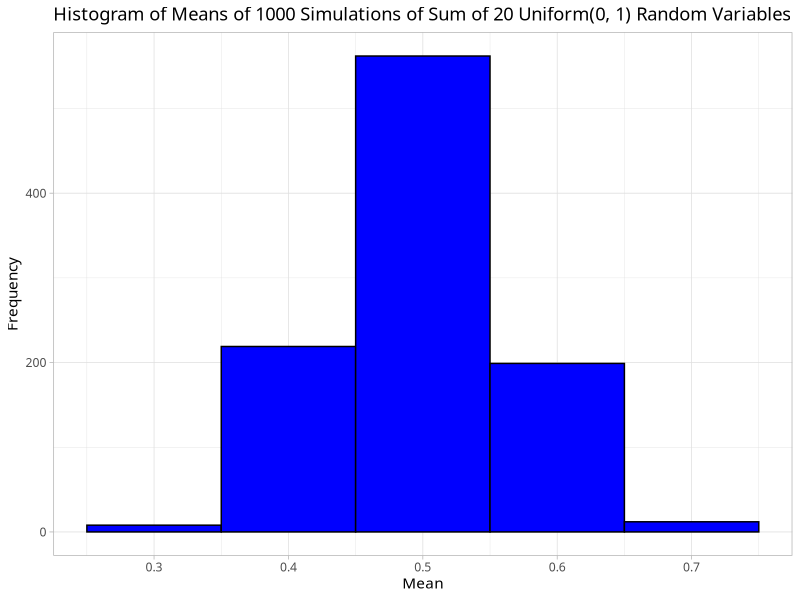

Write R code to recreate this figure.
## ---- chunk 1
library(tidyverse)
library(ggplot2)

theme_set(theme_light(base_family = "Avenir Next Condensed"))
## ---- chunk 2
x <- rnorm(100000, mean = 0, sd = 1)


mean_x<-mean(x)
sd_x<-sd(x)

# Calculating proportion of data within one SD of the mean
sum(abs(x - mean_x) <= sd_x) / length(x)

# Calculating proportion of data within two SDs of the mean
sum(abs(x - mean_x) <= 2 * sd_x) / length(x)

# Calculating the proportion of data above the mean
sum(x > mean_x) / length(x)

# Calculating the proportion of data below the mean
sum(x < mean_x) / length(x)

## ---- chunk 3
quantile(x)

## ---- chunk 4
quantile(x, probs=0.005)
quantile(x, probs=0.995)
## ---- chunk 5
lower_bound <- mean_x - 2.576 * sd_x
upper_bound <- mean_x + 2.576 * sd_x

mean(x >= lower_bound & x <= upper_bound)
## ---- chunk 6
# Load the ggplot2 library
library(ggplot2)

# Set the number of simulations
num_simulations <- 1000

# Set the number of random variables to sum
num_variables <- 20

# Create an empty vector to store the means
means <- numeric(num_simulations)

# Perform the simulations and calculate the means
for (i in 1:num_simulations) {
  # Generate 20 independent uniform(0, 1) random variables and sum them
  simulation <- sum(runif(num_variables))
  
  # Store the mean in the 'means' vector
  means[i] <- simulation / num_variables
}

# Create a data frame for ggplot
data <- data.frame(means)

# Create a histogram plot using ggplot
ggplot(data, aes(x = means)) +
  geom_histogram(binwidth = 0.1, fill = "blue", color = "black") +
  labs(title = "Histogram of Means of 1000 Simulations of Sum of 20 Uniform(0, 1) Random Variables",
       x = "Mean",
       y = "Frequency")
## ---- chunk 7
sd(means)

sd(runif(20)) / sqrt(20)


## ---- chunk 8
# set up simulation "dressers"
set.seed(123)
est_prop <- .33
num_sims <- 10000

svy_size_5 <- 5
svy_size_25 <- 25  
svy_size_250<- 250
svy_size_2500 <-2500

sims_5 <- tibble(sim_num = 1:num_sims) |> 
  uncount(svy_size_5)

sims_25 <- tibble(sim_num = 1:num_sims) |> 
  uncount(svy_size_25)

sims_250 <- tibble(sim_num = 1:num_sims) |> 
  uncount(svy_size_250)

sims_2500 <- tibble(sim_num = 1:num_sims) |> 
  uncount(svy_size_2500)

# do the sims with sample size of 5
sims_5 <- sims_5 |> 
  mutate(conservative = rbinom(num_sims*svy_size_5, 1, est_prop)) |> 
  group_by(sim_num) |> 
  summarize(prop = mean(conservative))

lower_bound95_sims_5 <- quantile(sims_5$prop, .025)
upper_bound95_sims_5 <- quantile(sims_5$prop, .975)
ci95_sims_5 <- c(lower_bound95_sims_5, upper_bound95_sims_5)

# do the sims with sample size of 25
sims_25 <- sims_25 |> 
  mutate(conservative = rbinom(num_sims*svy_size_25, 1, est_prop)) |> 
  group_by(sim_num) |> 
  summarize(prop = mean(conservative))

lower_bound95_sims_25 <- quantile(sims_25$prop, .025)
upper_bound95_sims_25 <- quantile(sims_25$prop, .975)
ci95_sims_25 <- c(lower_bound95_sims_25, upper_bound95_sims_25)

# do the sims with sample size of 250
sims_250 <- sims_250 |> 
  mutate(conservative = rbinom(num_sims*svy_size_250, 1, est_prop)) |> 
  group_by(sim_num) |> 
  summarize(prop = mean(conservative))

lower_bound95_sims_250 <- quantile(sims_250$prop, .025)
upper_bound95_sims_250 <- quantile(sims_250$prop, .975)
ci95_sims_250 <- c(lower_bound95_sims_250, upper_bound95_sims_250)

# do the sims with sample size of 2500
sims_2500 <- sims_2500 |> 
  mutate(conservative = rbinom(num_sims*svy_size_2500, 1, est_prop)) |> 
  group_by(sim_num) |> 
  summarize(prop = mean(conservative))

lower_bound95_sims_2500 <- quantile(sims_2500$prop, .025)
upper_bound95_sims_2500 <- quantile(sims_2500$prop, .975)
ci95_sims_2500 <- c(lower_bound95_sims_2500, upper_bound95_sims_2500)
## ---- chunk 9
# insepcting standard deviations and confidence interavls of results based on survey size

# n=5--the 95% confidence interval is not 2 standard errors away from 0.33
sd(sims_5$prop)
ci95_sims_5

# n=25--the 95% confidence interval is slightly more than 2 standard errors away from .33 (but barely more)
sd(sims_25$prop)
ci95_sims_25

# n=250--the 95% confidence interval is 2 standard errors away from 0.33
sd(sims_250$prop)
ci95_sims_250

# n=2500--the 95% confidence interval is 2 standard errors away from 0.33
sd(sims_2500$prop)
ci95_sims_2500
